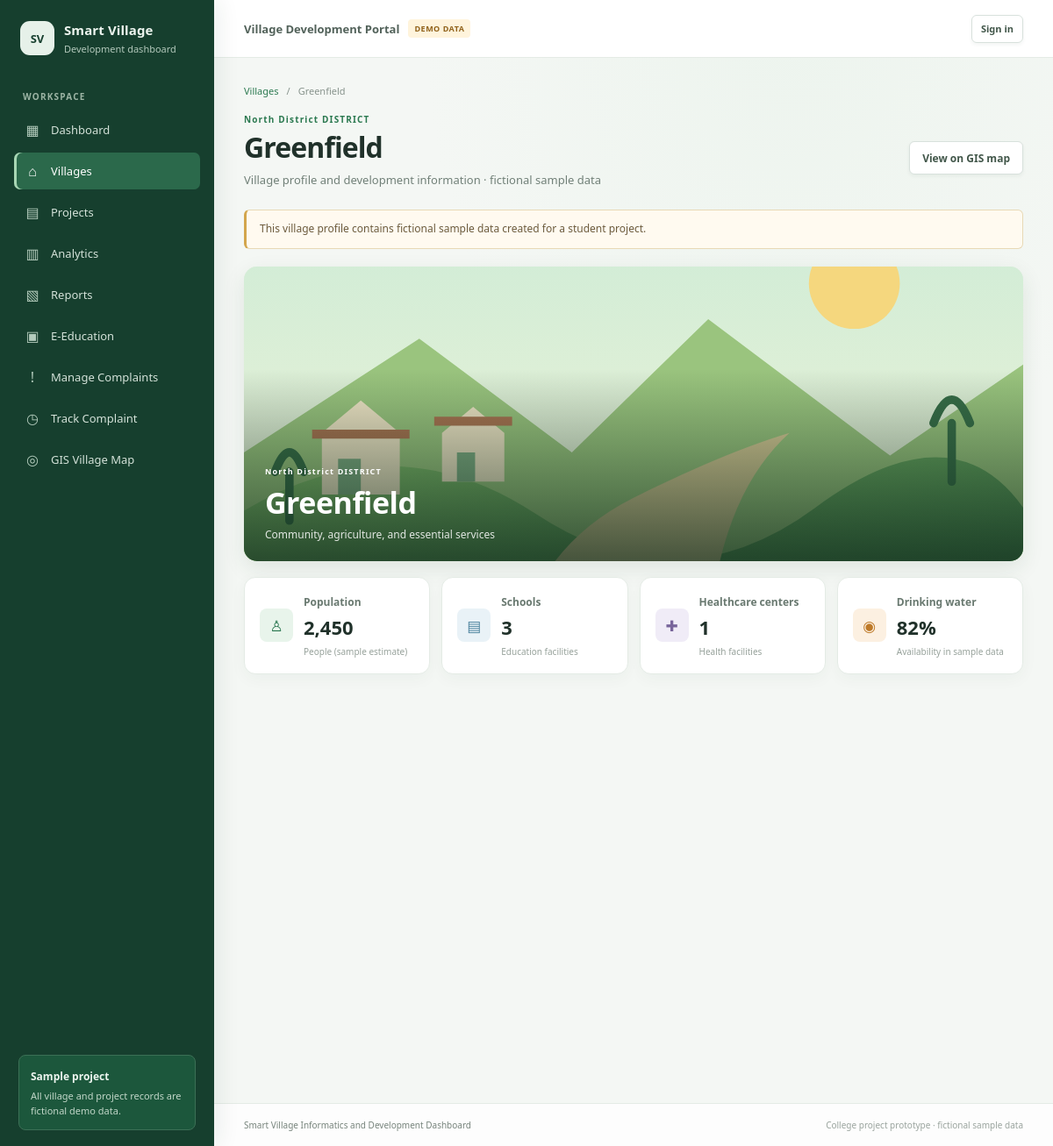
Page /villages/1 on the committed database.
### tables this page shows
CREATE TABLE villages (
            id INTEGER PRIMARY KEY AUTOINCREMENT,
            name TEXT NOT NULL UNIQUE,
            district TEXT NOT NULL,
            population INTEGER NOT NULL CHECK (population >= 0),
            schools INTEGER NOT NULL CHECK (schools >= 0),
            healthcare_centers INTEGER NOT NULL CHECK (healthcare_centers >= 0),
            road_status TEXT NOT NULL,
            water_availability INTEGER NOT NULL CHECK (water_availability BETWEEN 0 AND 100),
            agriculture TEXT NOT NULL
        , latitude REAL CHECK (latitude IS NULL OR latitude BETWEEN -90 AND 90), longitude REAL CHECK (longitude IS NULL OR longitude BETWEEN -180 AND 180), coordinates_verified INTEGER NOT NULL DEFAULT 0 CHECK (coordinates_verified IN (0, 1)));

### app.py (the view)
@app.route("/villages/<int:village_id>")
def village_details(village_id):
    db = get_db()
    user = getattr(g, "current_user", None)
    if (
        user is not None
        and user["role"] == "village_officer"
        and assigned_village_id() != village_id
    ):
        abort(403)
    village = db.execute("SELECT * FROM villages WHERE id = ?", (village_id,)).fetchone()
    if village is None:
        abort(404)
    projects = db.execute(
        "SELECT * FROM projects WHERE village_id = ? ORDER BY start_date DESC",
        (village_id,),
    ).fetchall()
    facilities = db.execute(
        "SELECT * FROM facilities WHERE village_id = ? ORDER BY facility_type, facility_name",
        (village_id,),
    ).fetchall()
    return render_template(
        "village_details.html", village=village, projects=projects, facilities=facilities
    )

### app.py (called while the page is built, shortened)
def get_db():
    if "db" not in g:
        g.db = sqlite3.connect(app.config["DATABASE"])
        g.db.row_factory = sqlite3.Row
        g.db.execute("PRAGMA foreign_keys = ON")
    return g.db

@app.before_request
def protect_post_requests():
    user_id = session.get("user_id")
    g.current_user = None
    session.setdefault("_csrf_token", secrets.token_urlsafe(32))
    if request.method in ("POST", "PUT", "PATCH", "DELETE"):
        submitted_token = request.form.get("_csrf_token", "") or request.headers.get(
            "X-CSRF-Token", ""
        )
        if not compare_digest(session["_csrf_token"], submitted_token):
            abort(400, description="The form security token is missing or invalid. Please reload and try again.")

@app.context_processor
def inject_template_helpers():
    return {
        "csrf_token": lambda: session.get("_csrf_token", ""),
        "current_user": getattr(g, "current_user", None),
    }

### templates/village_details.html (shortened to what this page needs)
{% extends "base.html" %}
{% block content %}
<div class="breadcrumbs"><a href="{{ url_for('villages') }}">Villages</a><span>/</span>{{ village.name }}</div>
<div class="page-heading"><div><p class="eyebrow">{{ village.district }} DISTRICT</p><h1>{{ village.name }}</h1><p class="muted">Village profile and development information · fictional sample data</p></div><div class="button-row"><a class="button button-outline" href="{{ url_for('gis_map', village=village.id) }}">View on GIS map</a></div></div>
<div class="notice">This village profile contains fictional sample data created for a student project.</div>
<section class="village-detail-hero reveal">
  <img src="https://images.unsplash.com/photo-1500382017468-9049fed747ef?auto=format&amp;fit=crop&amp;w=1500&amp;q=82" data-fallback="{{ url_for('static', filename='images/village-fallback.svg') }}" alt="Green fields and open countryside representing the rural landscape of {{ village.name }}" width="1500" height="560">
  <div class="detail-hero-caption"><span>{{ village.district }} DISTRICT</span><h2>{{ village.name }}</h2><p>Community, agriculture, and essential services</p></div>
</section>
<section class="detail-grid reveal">
  <article class="detail-card"><span class="detail-symbol icon-green">♙</span><div><span class="stat-label">Population</span><strong>{{ "{:,}".format(village.population) }}</strong><small>People (sample estimate)</small></div></article>
  <article class="detail-card"><span class="detail-symbol icon-blue">▤</span><div><span class="stat-label">Schools</span><strong>{{ village.schools }}</strong><small>Education facilities</small></div></article>
  <article class="detail-card"><span class="detail-symbol icon-purple">✚</span><div><span class="stat-label">Healthcare centers</span><strong>{{ village.healthcare_centers }}</strong><small>Health facilities</small></div></article>
  <article class="detail-card"><span class="detail-symbol icon-orange">◉</span><div><span class="stat-label">Drinking water</span><strong>{{ village.water_availability }}%</strong><small>Availability in sample data</small></div></article>
</section>
{% endblock %}

### static/css/style.css (style rules this page uses)
:root { --green-900: #174b35; --green-800: #206344; --green-700: #28764f; --green-100: #e9f3ec; --ink: #20312a; --muted: #718078; --line: #e5ebe7; --surface: #fff; --background: #f5f7f5; --red: #b84238; font-family: "Segoe UI", Arial, sans-serif; color: var(--ink); background: var(--background); font-synthesis: none; }
* { box-sizing: border-box; }
body { margin: 0; min-width: 320px; background: var(--background); font-size: 14px; }
a { color: inherit; text-decoration: none; }
button, a, input, select { -webkit-tap-highlight-color: transparent; }
.page-heading { display: flex; align-items: center; justify-content: space-between; gap: 20px; margin-bottom: 22px; }
.page-heading h1, .login-intro h1 { margin: 3px 0 7px; font-size: clamp(25px, 3vw, 32px); letter-spacing: -.75px; }
.eyebrow { margin: 0; color: var(--green-700); font-size: 10px; font-weight: 800; letter-spacing: 1.15px; }
.muted { color: var(--muted); }
.page-heading .muted { margin: 0; font-size: 13px; }
.notice { margin-bottom: 20px; padding: 12px 15px; border: 1px solid #e8d9b6; border-left: 3px solid #d3a64d; border-radius: 6px; background: #fffaf0; color: #6c5b3d; font-size: 12px; line-height: 1.55; }
.stat-label { color: #697970; font-size: 12px; font-weight: 600; }
.stat-icon, .detail-symbol { display: grid; width: 30px; height: 30px; place-items: center; margin-bottom: 8px; border-radius: 8px; font-size: 15px; font-weight: 700; }
.icon-green { background: #e8f4eb; color: #28764f; }
.icon-blue { background: #e9f2f7; color: #4b829d; }
.icon-purple { background: #f0ecf7; color: #78659b; }
.icon-orange { background: #fcf0e1; color: #be7a29; }
.button { display: inline-flex; min-height: 38px; align-items: center; justify-content: center; gap: 6px; padding: 0 14px; border: 1px solid transparent; border-radius: 6px; cursor: pointer; font-size: 12px; font-weight: 650; transition: background .15s ease, border .15s ease; }
.button-outline { border-color: #d8e1dc; background: #fff; color: #42574a; }
.breadcrumbs { display: flex; gap: 9px; margin-bottom: 18px; color: #87938c; font-size: 11px; }
.breadcrumbs a { color: var(--green-700); }
.detail-grid { display: grid; grid-template-columns: repeat(4, minmax(0,1fr)); gap: 13px; margin-bottom: 18px; }
.detail-card { display: flex; gap: 12px; align-items: center; padding: 17px; border: 1px solid var(--line); border-radius: 8px; background: #fff; }
.detail-symbol { width: 38px; height: 38px; flex: 0 0 38px; margin: 0; font-size: 17px; }
.detail-card strong { display: block; margin: 5px 0 2px; font-size: 22px; }
.detail-card small { color: #96a19a; font-size: 10px; }
.button-row { display: flex; flex-wrap: wrap; gap: 8px; margin-top: 17px; }
:root { --green-900: #163f2e; --green-800: #205c3e; --green-700: #2b7950; --green-100: #eaf4ec; --ink: #20312a; --muted: #718078; --line: #e4ebe5; --surface: #fff; --background: #f4f7f4; scroll-behavior: smooth; }
body { background: radial-gradient(ellipse at 75% 0%, rgba(221, 238, 224, .32), transparent 33%), var(--background); }
.page-heading { margin-bottom: 25px; }
.page-heading h1, .login-intro h1 { font-weight: 720; letter-spacing: -.9px; }
.stat-card, .detail-card, .panel { border-radius: 13px; box-shadow: 0 5px 18px rgba(27, 66, 43, .045); }
.village-detail-hero { position: relative; height: clamp(210px, 28vw, 340px); margin-bottom: 18px; overflow: hidden; border-radius: 15px; background: #dfeade; box-shadow: 0 8px 24px rgba(27,66,43,.1); }
.village-detail-hero::after { position: absolute; inset: 35% 0 0; background: linear-gradient(transparent, rgba(14, 39, 26, .72)); content: ""; }
.village-detail-hero img { display: block; width: 100%; height: 100%; object-fit: cover; }
.detail-hero-caption { position: absolute; z-index: 1; right: 24px; bottom: 22px; left: 24px; color: #fff; }
.detail-hero-caption span { font-size: 9px; font-weight: 800; letter-spacing: 1.2px; }
.detail-hero-caption h2 { margin: 5px 0; font-size: clamp(23px, 3vw, 34px); letter-spacing: -.5px; }
.detail-hero-caption p { margin: 0; color: rgba(255,255,255,.86); font-size: 12px; }
.button { position: relative; overflow: hidden; box-shadow: 0 2px 4px rgba(28, 74, 46, .06); transition: background .2s ease, border-color .2s ease, color .2s ease, transform .15s ease, box-shadow .2s ease; }
.is-visible { animation: fade-up .5s ease both; animation-delay: var(--reveal-delay, 0ms); }

### rows in the picture
villages: name "Greenfield", district "North District", population "2,450", schools "3", healthcare_centers "1", water_availability "82"
